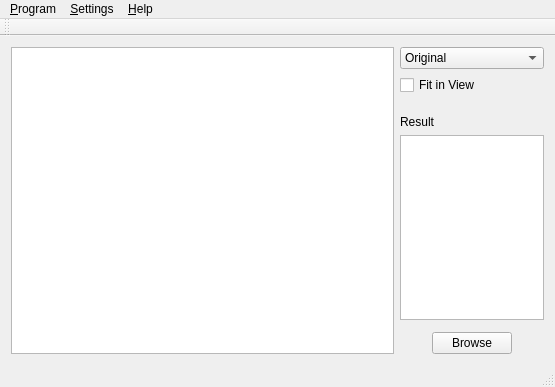
<?xml version="1.0" encoding="UTF-8"?>
<ui version="4.0">
 <class>MainWindow</class>
 <widget class="QMainWindow" name="MainWindow">
  <property name="geometry">
   <rect>
    <x>0</x>
    <y>0</y>
    <width>555</width>
    <height>387</height>
   </rect>
  </property>
  <property name="windowTitle">
   <string>Thai Rice Quality Detector</string>
  </property>
  <widget class="QWidget" name="centralWidget">
   <layout class="QHBoxLayout" name="horizontalLayout" stretch="5,1">
    <item>
     <widget class="GraphicsView" name="graphicsView"/>
    </item>
    <item>
     <layout class="QVBoxLayout" name="verticalLayout">
      <item>
       <widget class="QComboBox" name="comboStep">
        <item>
         <property name="text">
          <string>Original</string>
         </property>
        </item>
        <item>
         <property name="text">
          <string>Undistorted</string>
         </property>
        </item>
        <item>
         <property name="text">
          <string>Perspective Adjusted</string>
         </property>
        </item>
        <item>
         <property name="text">
          <string>Recognized</string>
         </property>
        </item>
       </widget>
      </item>
      <item>
       <widget class="QCheckBox" name="checkFitIn">
        <property name="text">
         <string>Fit in View</string>
        </property>
       </widget>
      </item>
      <item>
       <spacer name="verticalSpacer_2">
        <property name="orientation">
         <enum>Qt::Vertical</enum>
        </property>
        <property name="sizeHint" stdset="0">
         <size>
          <width>129</width>
          <height>21</height>
         </size>
        </property>
       </spacer>
      </item>
      <item>
       <widget class="QLabel" name="label_2">
        <property name="text">
         <string>Result</string>
        </property>
       </widget>
      </item>
      <item>
       <widget class="QTableView" name="resTB">
        <attribute name="horizontalHeaderVisible">
         <bool>false</bool>
        </attribute>
       </widget>
      </item>
      <item>
       <spacer name="verticalSpacer">
        <property name="orientation">
         <enum>Qt::Vertical</enum>
        </property>
        <property name="sizeHint" stdset="0">
         <size>
          <width>131</width>
          <height>13</height>
         </size>
        </property>
       </spacer>
      </item>
      <item>
       <layout class="QHBoxLayout" name="horizontalLayout_2">
        <item>
         <spacer name="horizontalSpacer_3">
          <property name="orientation">
           <enum>Qt::Horizontal</enum>
          </property>
          <property name="sizeHint" stdset="0">
           <size>
            <width>40</width>
            <height>20</height>
           </size>
          </property>
         </spacer>
        </item>
        <item>
         <widget class="QPushButton" name="pushButton">
          <property name="text">
           <string>Browse</string>
          </property>
         </widget>
        </item>
        <item>
         <spacer name="horizontalSpacer_2">
          <property name="orientation">
           <enum>Qt::Horizontal</enum>
          </property>
          <property name="sizeHint" stdset="0">
           <size>
            <width>40</width>
            <height>20</height>
           </size>
          </property>
         </spacer>
        </item>
       </layout>
      </item>
     </layout>
    </item>
   </layout>
  </widget>
  <widget class="QMenuBar" name="menuBar">
   <property name="geometry">
    <rect>
     <x>0</x>
     <y>0</y>
     <width>555</width>
     <height>20</height>
    </rect>
   </property>
   <property name="defaultUp">
    <bool>true</bool>
   </property>
   <widget class="QMenu" name="menuApplication">
    <property name="title">
     <string>&amp;Program</string>
    </property>
    <addaction name="separator"/>
    <addaction name="actionCamera_Calibration"/>
    <addaction name="actionE_xit"/>
   </widget>
   <widget class="QMenu" name="menuSettings">
    <property name="title">
     <string>&amp;Settings</string>
    </property>
    <addaction name="action_Preferences"/>
   </widget>
   <widget class="QMenu" name="menuAbout">
    <property name="title">
     <string>&amp;Help</string>
    </property>
    <addaction name="actionHowto"/>
    <addaction name="actionTemplate_Info"/>
    <addaction name="separator"/>
    <addaction name="actionAbout_Thai_Rice_Quality_Detector"/>
    <addaction name="actionAbout_Qt"/>
   </widget>
   <addaction name="menuApplication"/>
   <addaction name="menuSettings"/>
   <addaction name="menuAbout"/>
  </widget>
  <widget class="QToolBar" name="mainToolBar">
   <attribute name="toolBarArea">
    <enum>TopToolBarArea</enum>
   </attribute>
   <attribute name="toolBarBreak">
    <bool>false</bool>
   </attribute>
  </widget>
  <widget class="QStatusBar" name="statusBar"/>
  <action name="actionE_xit">
   <property name="text">
    <string>E&amp;xit</string>
   </property>
  </action>
  <action name="action_Preferences">
   <property name="text">
    <string>&amp;Preferences</string>
   </property>
  </action>
  <action name="actionTemplate">
   <property name="text">
    <string>Template</string>
   </property>
  </action>
  <action name="actionHowto">
   <property name="text">
    <string>Howto</string>
   </property>
  </action>
  <action name="actionTemplate_Info">
   <property name="text">
    <string>Template Info</string>
   </property>
  </action>
  <action name="actionAbout_Thai_Rice_Quality_Detector">
   <property name="text">
    <string>About &amp;Thai Rice Quality Detector</string>
   </property>
  </action>
  <action name="actionAbout_Qt">
   <property name="text">
    <string>About &amp;Qt</string>
   </property>
  </action>
  <action name="actionCamera_Calibration">
   <property name="text">
    <string>&amp;Camera Calibration</string>
   </property>
  </action>
 </widget>
 <layoutdefault spacing="6" margin="11"/>
 <customwidgets>
  <customwidget>
   <class>GraphicsView</class>
   <extends>QGraphicsView</extends>
   <header>graphicsview.h</header>
  </customwidget>
 </customwidgets>
 <resources/>
 <connections/>
</ui>
